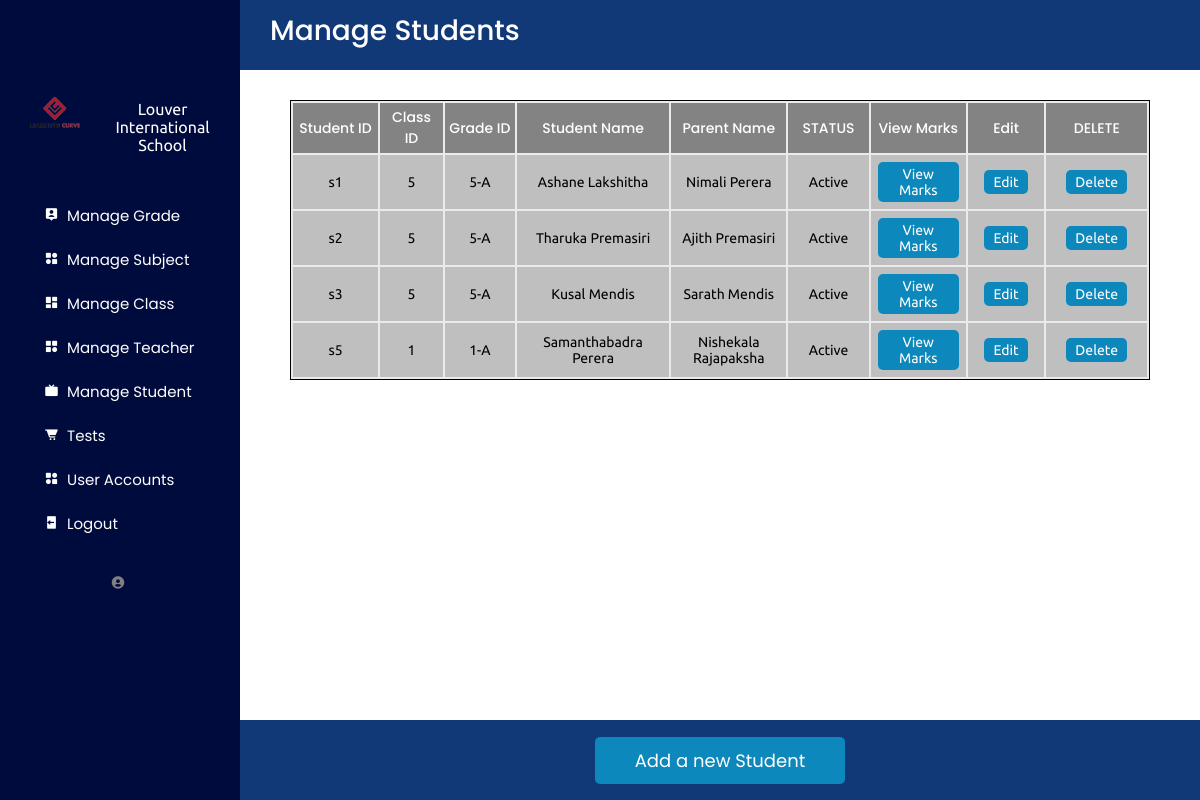
Screenshot of /Admin/manageStudent.php with the database file from the repository.
### tables this page shows
CREATE TABLE `student` (
  `studentID` varchar(100) NOT NULL,
  `classID` int(11) DEFAULT NULL,
  `gradeID` int(11) NOT NULL,
  `parentID` varchar(100) DEFAULT NULL,
  `studentNo` int(11) NOT NULL,
  `address` text DEFAULT NULL,
  `addedDate` datetime NOT NULL DEFAULT current_timestamp()
);

CREATE TABLE `grade` (
  `gradeID` int(11) NOT NULL,
  `grade` varchar(50) NOT NULL
);

CREATE TABLE `class` (
  `classID` int(11) NOT NULL,
  `gradeID` int(11) DEFAULT NULL,
  `teacherID` varchar(100) DEFAULT NULL,
  `className` varchar(50) NOT NULL,
  `noOfStudents` int(11) NOT NULL,
  `calendarYear` year(4) NOT NULL,
  `status` char(50) NOT NULL DEFAULT 'Active'
);

CREATE TABLE `user` (
  `userID` varchar(100) NOT NULL,
  `fName` char(100) NOT NULL,
  `lName` char(100) NOT NULL,
  `email` varchar(255) NOT NULL,
  `password` text NOT NULL,
  `role` char(50) NOT NULL DEFAULT 'Student',
  `imageurl` text DEFAULT NULL,
  `status` char(50) NOT NULL DEFAULT 'Active'
);

### Admin/manageStudent.php (the view, shortened to what this page needs)
<?php
require_once("../db_conn.php");
include("sidemenu.php");
?>
<div class="dashboard-content">
    <div class="heading-box">
        <div class="box-1">
            <div class="title">
                <p>Manage Students</p>
            </div>
        </div>
    </div>
    <div class="table-section-item">
        <div class="table-container-item">
            <div class="table-box">
                <table id="rows-def">
                    <tr id="table-head">
                        <th>Student ID</th>
                        <th>Class ID</th>
                        <th>Grade ID</th>
                        <th>Student Name</th>
                        <th>Parent Name</th>
                        <th>STATUS</th>
                        <th>View Marks</th>
                        <th>Edit</th>
                        <th>DELETE</th>
                    </tr>
                    <?php
                    $query = "
                        SELECT
                            student.studentID,
                            student.classID,
                            student.gradeID AS gradeUID,
                            class.className,
                            grade.grade,
                            CONCAT(user.fName, ' ', user.lName) AS studentName,
                            CONCAT(parent.fName, ' ', parent.lName) AS parentName,
                            user.status,
                            student.parentID
                        FROM
                            student
                        INNER JOIN
                            user ON student.studentID = user.userID
                        INNER JOIN
                            grade ON student.gradeID = grade.gradeID
                        INNER JOIN
                            class ON student.classID = class.classID
                        LEFT JOIN
                            user AS parent ON student.parentID = parent.userID
                    ";
                    $result = $conn->query($query);
                    if ($result->num_rows > 0) {
                        while ($row = $result->fetch_assoc()) {
                            echo "<tr>
                                    <td>{$row['studentID']}</td>
                                    <td>{$row['grade']}</td>
                                    <td>{$row['className']}</td>
                                    <td>{$row['studentName']}</td>
                                    <td>{$row['parentName']}</td>
                                    <td>{$row['status']}</td>
                                    <td>
                                        <form action='viewTests.php' method='post'>
                                            <input type='hidden' name='studentID' value='{$row['studentID']}'>
                                            <input type='hidden' name='gradeID' value='{$row['gradeUID']}'>
                                            <button id='update' type='submit' name='viewMarksButton'>View Marks</button>
                                        </form>
                                    </td>
                                    <td>
                                        <form action='addStudent.php' method='post'>
                                            <input type='hidden' name='studentID' value='{$row['studentID']}'>
                                            <input type='hidden' name='parentID' value='{$row['parentID']}'>
                                            <button id='update' type='submit' name='editStudentButton'>Edit</button>
                                        </form>
                                    </td>
                                    <td>
                                        <form action='db_model_admin.php' method='post'>
                                            <input type='hidden' name='studentID' value='{$row['studentID']}'>
                                            <input type='hidden' name='parentID' value='{$row['parentID']}'>
                                            <button id='update' type='submit' name='deleteStudentButton'>Delete</button>
                                        </form>
                                    </td>
                                </tr>";
                        }
                    } else {
                        echo "<tr><td colspan='9'>No students found</td></tr>";
                    }
                    ?>
                </table>
            </div>
        </div>
    </div>
    <div class="bottom-box">
        <div class="button">
            <form action='addStudent.php' method='post'>
                <button name="addNewStudent" id="popupButtonItem" class="submit">
                    Add a new Student
                </button>
            </form>
        </div>
    </div>
</div>
</body>
</html>

### Admin/stylead.css (style rules this page uses)
* { margin: 0; padding: 0; box-sizing: border-box; list-style: none; text-decoration: none; font-family: "Ubuntu", sans-serif; font-weight: 400; font-size: 15px; scroll-behavior: smooth; }
:root { --offwhite: #edebe6; --black: #000000; --white: #ffffff; --blue: #000b3d; --gray: rgb(115, 114, 114); --skyblue: #113978; --skyblue2: rgb(13, 136, 188); }
body { color: var(--white); }
.dashboard-content { overflow-y: auto; -ms-overflow-style: none; scrollbar-width: none; }
.dashboard-content { background-color: var(--white); width: 80%; color: #000000; display: flex; justify-content: center; flex-direction: row; flex-wrap: wrap; align-content: flex-start; overflow-y: auto; }
.heading-box { display: flex; justify-content: space-between; align-content: center; width: 100%; height: 70px; background-color: var(--skyblue); color: var(--white); margin-bottom: 20px; }
.box-1 { margin: 10px; }
.title { text-align: center; padding-left: 20px; }
.title p { font-family: "Poppins", sans-serif; font-weight: 500; font-style: normal; font-size: 28px; }
.table-section-item { width: 100%; height: auto; display: flex; flex-direction: column; margin-left: 50px; margin-right: 50px; }
.table-container-item { width: 100%; background-color: #ebebeb; margin-top: 10px; margin-bottom: 15px; overflow: auto; max-height: 370px; border: 1px solid var(--black); }
.table-box { position: relative; width: 100%; display: flex; justify-content: center; overflow: auto; }
.table-box table { width: 100%; overflow: auto; height: auto; }
.table-box tr { text-align: center; }
.table-box th { padding: 4px; width: 30px; color: var(--white); background-color: rgba(128, 128, 128, 0.954); font-style: normal; font-size: 14px; font-family: "Poppins", sans-serif; font-weight: 500; font-style: normal; }
.table-box td { padding: 7px; background-color: rgba(166, 166, 166, 0.632); color: #000000; font-size: 14px; }
.bottom-box { position: absolute; width: 80%; bottom: 0%; display: flex; justify-content: center; align-items: center; gap: 2rem; height: 80px; background-color: var(--skyblue); }
.submit { font-size: 18px; font-family: "Poppins", sans-serif; font-weight: 400; font-style: normal; background-color: var(--skyblue2); color: var(--white); border: none; border-radius: 5px; padding: 10px 40px; cursor: pointer; width: auto; }
#update { font-size: 16px; background-color: var(--skyblue2); color: var(--white); border: none; border-radius: 5px; font-size: 14px; padding: 4px 9px; cursor: pointer; }
#table-head { position: sticky; top: 0; z-index: 1001; background-color: rgb(196, 196, 196); }

### Admin/styleshee.css (style rules this page uses)
body { font-family: 'Poppins', sans-serif; background: #f5f5f5; display: flex; justify-content: center; align-items: center; height: 100vh; margin: 0; }
body { font-family: 'Poppins', sans-serif; background: #f5f5f5; margin: 0; display: flex; justify-content: center; align-items: flex-start; }

### rows the page displays
student: studentID "s1", gradeID.grade "5", classID.className "5-A", studentName "Ashane Lakshitha", parentName "Nimali Perera", studentID.status "Active"
student: studentID "s2", gradeID.grade "5", classID.className "5-A", studentName "Tharuka Premasiri", parentName "Ajith Premasiri", studentID.status "Active"
student: studentID "s3", gradeID.grade "5", classID.className "5-A", studentName "Kusal Mendis", parentName "Sarath Mendis", studentID.status "Active"
student: studentID "s5", gradeID.grade "1", classID.className "1-A", studentName "Samanthabadra Perera", parentName "Nishekala Rajapaksha", studentID.status "Active"
